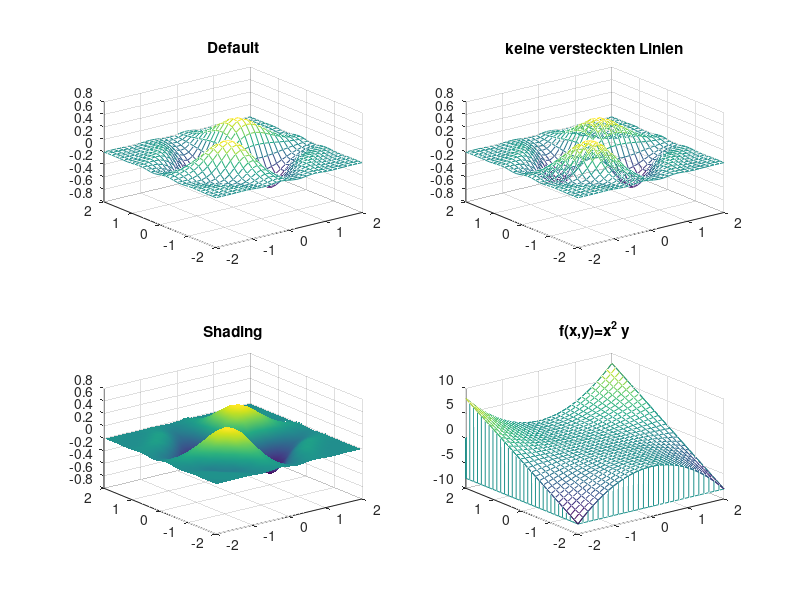

Source code (MATLAB):
%--------------------------------------------------
%         plot_funktion_3d_2.m
%
%    Beispiel der verschiedenen Moeglichkeiten eine
%     Funktion f:R^2 --> R zu plotten
%
% Gerd Rapin             29.11.2003
%---------------------------------------------------

% Erzeugen des Gitters
x=linspace(-2,2,30);
y=linspace(-2,2,30);
[X,Y]=meshgrid(x,y);

% Funktionswerte
Z=exp(-X.^2-Y.^2).*sin(pi*X.*Y);

% verschiedenen Darstellungen

subplot(2,2,1),
mesh(X,Y,Z);
title('Default');

subplot(2,2,2),
mesh(X,Y,Z),
hidden off,
title('keine versteckten Linien');

subplot(2,2,3),
surf(X,Y,Z);
shading('interp');
title('Shading');
 
subplot(2,2,4),
Z=X.^2.*Y;
meshz(X,Y,Z);
title('f(x,y)=x^2 y');
